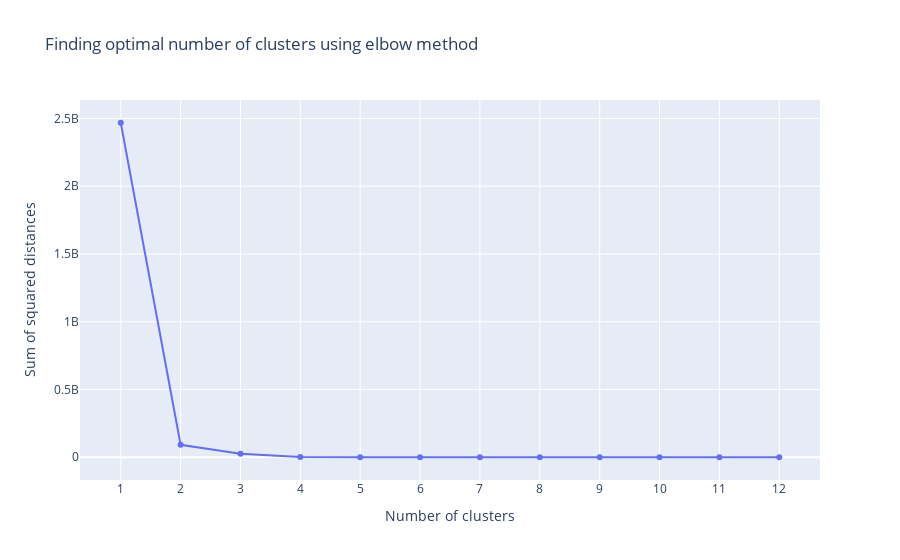

Here is the notebook cell this chart was saved with:
### Code cell
# Finding optimal number of clusters k
figure = go.Figure()
figure.add_trace(go.Scatter(x=distances["clusters"], y=distances["sum of squared distances"]))

figure.update_layout(xaxis = dict(tick0 = 1,dtick = 1,tickmode = 'linear'),
                  xaxis_title="Number of clusters",
                  yaxis_title="Sum of squared distances",
                  title_text="Finding optimal number of clusters using elbow method")
figure.show()

### Figure 1 — Plotly figure (JSON) as saved in the notebook; plotly's stock layout.template omitted (floating-point values rounded to 4 significant figures)
{"data": [{"type": "scatter", "x": [1, 2, 3, 4, 5, 6, 7, 8, 9, 10, 11, 12], "y": [2468000000.0, 91860000.0, 25300000.0, 1755000.0, 117000.0, 49430.0, 32530.0, 25030.0, 18030.0, 12530.0, 5531.0, 3731.0]}], "layout": {"autosize": true, "title": {"text": "Finding optimal number of clusters using elbow method"}, "xaxis": {"autorange": true, "dtick": 1, "range": [0.3343, 12.67], "tick0": 1, "tickmode": "linear", "title": {"text": "Number of clusters"}, "type": "linear"}, "yaxis": {"autorange": true, "range": [-203700000.0, 2672000000.0], "title": {"text": "Sum of squared distances"}, "type": "linear"}}}
